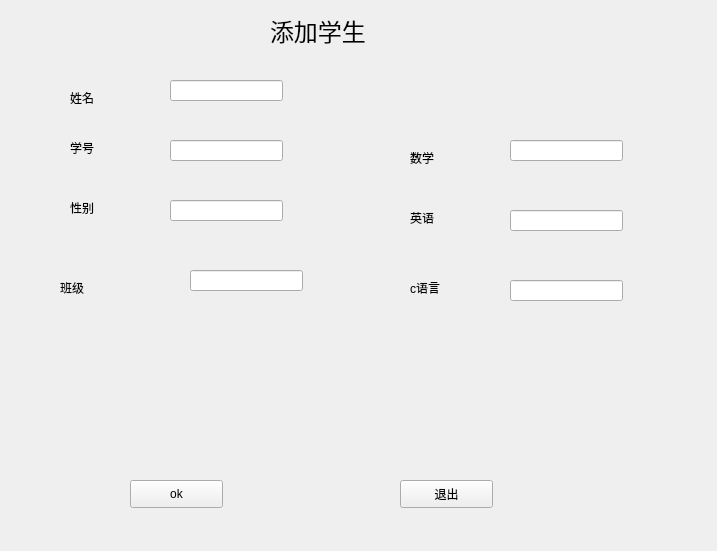
<?xml version="1.0" encoding="UTF-8"?>
<ui version="4.0">
 <class>AddDialog</class>
 <widget class="QWidget" name="AddDialog">
  <property name="geometry">
   <rect>
    <x>0</x>
    <y>0</y>
    <width>717</width>
    <height>551</height>
   </rect>
  </property>
  <property name="windowTitle">
   <string>Form</string>
  </property>
  <widget class="QLabel" name="label">
   <property name="geometry">
    <rect>
     <x>70</x>
     <y>90</y>
     <width>72</width>
     <height>15</height>
    </rect>
   </property>
   <property name="text">
    <string>姓名</string>
   </property>
  </widget>
  <widget class="QLabel" name="label_2">
   <property name="geometry">
    <rect>
     <x>70</x>
     <y>140</y>
     <width>72</width>
     <height>15</height>
    </rect>
   </property>
   <property name="text">
    <string>学号</string>
   </property>
  </widget>
  <widget class="QLabel" name="label_3">
   <property name="geometry">
    <rect>
     <x>70</x>
     <y>200</y>
     <width>72</width>
     <height>15</height>
    </rect>
   </property>
   <property name="text">
    <string>性别</string>
   </property>
  </widget>
  <widget class="QLabel" name="label_4">
   <property name="geometry">
    <rect>
     <x>410</x>
     <y>150</y>
     <width>72</width>
     <height>15</height>
    </rect>
   </property>
   <property name="text">
    <string>数学</string>
   </property>
  </widget>
  <widget class="QLabel" name="label_5">
   <property name="geometry">
    <rect>
     <x>410</x>
     <y>210</y>
     <width>72</width>
     <height>15</height>
    </rect>
   </property>
   <property name="text">
    <string>英语</string>
   </property>
  </widget>
  <widget class="QLabel" name="label_6">
   <property name="geometry">
    <rect>
     <x>410</x>
     <y>280</y>
     <width>72</width>
     <height>15</height>
    </rect>
   </property>
   <property name="text">
    <string>c语言</string>
   </property>
  </widget>
  <widget class="QLabel" name="label_7">
   <property name="geometry">
    <rect>
     <x>270</x>
     <y>0</y>
     <width>161</width>
     <height>61</height>
    </rect>
   </property>
   <property name="font">
    <font>
     <family>Agency FB</family>
     <pointsize>18</pointsize>
    </font>
   </property>
   <property name="text">
    <string>添加学生</string>
   </property>
  </widget>
  <widget class="QLineEdit" name="addName">
   <property name="geometry">
    <rect>
     <x>170</x>
     <y>80</y>
     <width>113</width>
     <height>21</height>
    </rect>
   </property>
  </widget>
  <widget class="QLineEdit" name="addId">
   <property name="geometry">
    <rect>
     <x>170</x>
     <y>140</y>
     <width>113</width>
     <height>21</height>
    </rect>
   </property>
  </widget>
  <widget class="QLineEdit" name="addSex">
   <property name="geometry">
    <rect>
     <x>170</x>
     <y>200</y>
     <width>113</width>
     <height>21</height>
    </rect>
   </property>
  </widget>
  <widget class="QLineEdit" name="addMath">
   <property name="geometry">
    <rect>
     <x>510</x>
     <y>140</y>
     <width>113</width>
     <height>21</height>
    </rect>
   </property>
  </widget>
  <widget class="QLineEdit" name="addEnglish">
   <property name="geometry">
    <rect>
     <x>510</x>
     <y>210</y>
     <width>113</width>
     <height>21</height>
    </rect>
   </property>
  </widget>
  <widget class="QLineEdit" name="addC_launguage">
   <property name="geometry">
    <rect>
     <x>510</x>
     <y>280</y>
     <width>113</width>
     <height>21</height>
    </rect>
   </property>
  </widget>
  <widget class="QPushButton" name="pushButton">
   <property name="geometry">
    <rect>
     <x>130</x>
     <y>480</y>
     <width>93</width>
     <height>28</height>
    </rect>
   </property>
   <property name="text">
    <string>ok</string>
   </property>
  </widget>
  <widget class="QPushButton" name="exit">
   <property name="geometry">
    <rect>
     <x>400</x>
     <y>480</y>
     <width>93</width>
     <height>28</height>
    </rect>
   </property>
   <property name="text">
    <string>退出</string>
   </property>
  </widget>
  <widget class="QLabel" name="label_8">
   <property name="geometry">
    <rect>
     <x>60</x>
     <y>280</y>
     <width>72</width>
     <height>15</height>
    </rect>
   </property>
   <property name="text">
    <string>班级</string>
   </property>
  </widget>
  <widget class="QLineEdit" name="addClass">
   <property name="geometry">
    <rect>
     <x>190</x>
     <y>270</y>
     <width>113</width>
     <height>21</height>
    </rect>
   </property>
  </widget>
 </widget>
 <resources/>
 <connections/>
</ui>
